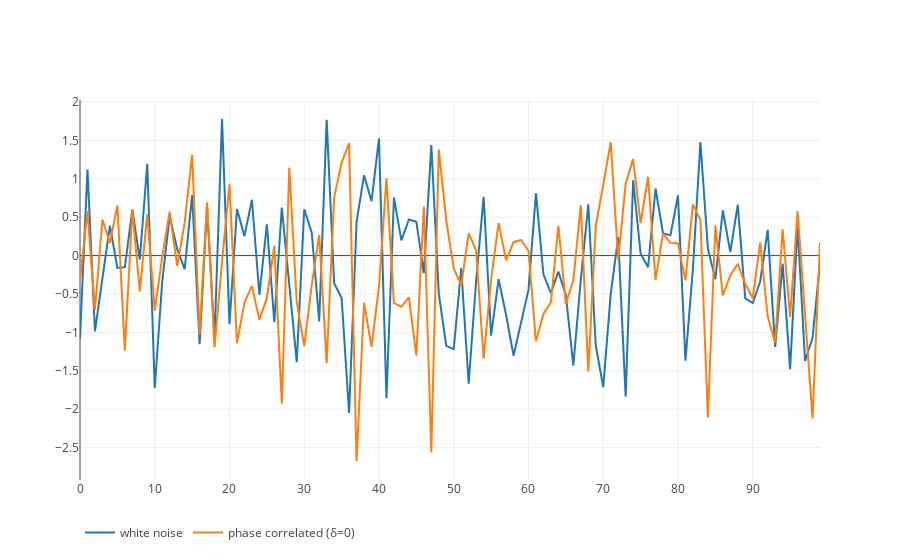

This figure's notebook cell:
### Code cell
layout = go.Layout(
    legend=dict(orientation='h')
)

figure = go.Figure([
    go.Scatter(y=x, name='white noise'),
    go.Scatter(y=y1, name='phase correlated (δ=0)'),
#    go.Scatter(y=y2, name='phase correlated (δ=π)'),    
], layout)

py.iplot(figure)
